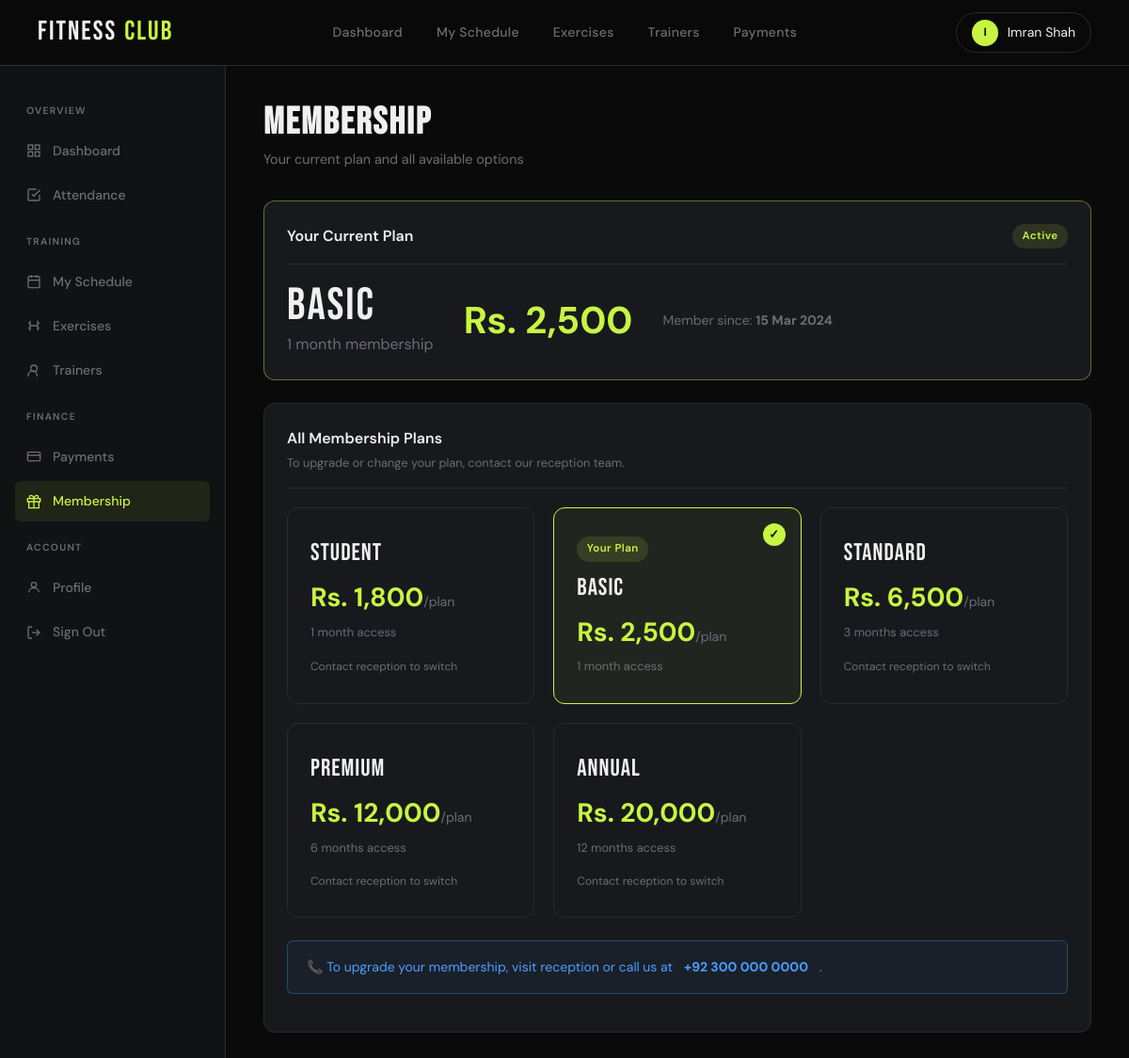
The app's page /user/membership.php (signed in) with its own data.
### tables this page shows
CREATE TABLE `member` (
  `MemberID` int(11) NOT NULL,
  `Name` varchar(100) DEFAULT NULL,
  `Age` int(11) DEFAULT NULL,
  `Gender` varchar(10) DEFAULT NULL,
  `ContactNumber` varchar(20) DEFAULT NULL,
  `Email` varchar(100) DEFAULT NULL,
  `Address` varchar(255) DEFAULT NULL,
  `JoinDate` date DEFAULT NULL,
  `Password` varchar(255) DEFAULT NULL,
  `ProfilePhoto` varchar(255) DEFAULT NULL,
  `MembershipTypeID` int(11) DEFAULT NULL
);

CREATE TABLE `membership` (
  `MembershipTypeID` int(11) NOT NULL,
  `TypeName` varchar(50) DEFAULT NULL,
  `DurationMonths` int(11) DEFAULT NULL,
  `Price` decimal(10,2) DEFAULT NULL
);

### user/membership.php (the view, shortened to what this page needs)
<?php
require_once 'user_db.php';
$uid = $_SESSION['user_id'];
$member = $conn->query("SELECT m.*, mt.TypeName, mt.DurationMonths, mt.Price FROM Member m LEFT JOIN Membership mt ON m.MembershipTypeID = mt.MembershipTypeID WHERE m.MemberID=$uid")->fetch_assoc();
$all_plans = $conn->query("SELECT * FROM Membership ORDER BY Price ASC");
require_once 'user_header.php';
?>
<div class="page-header">
  <h1>MEMBERSHIP</h1>
  <p>Your current plan and all available options</p>
</div>
<div class="card mb-3" style="<?= $member['TypeName'] ? 'border-color:rgba(200,245,66,0.4)' : '' ?>">
  <div class="card-header">
    <div class="card-title">Your Current Plan</div>
    <span class="badge badge-green">Active</span>
  </div>
  <?php if ($member['TypeName']): ?>
  <div style="display:flex;align-items:center;gap:2rem;flex-wrap:wrap;">
    <div>
      <div style="font-family:var(--font-display);font-size:3rem;letter-spacing:2px;line-height:1;margin-bottom:0.25rem;"><?= htmlspecialchars($member['TypeName']) ?></div>
      <div class="text-muted"><?= $member['DurationMonths'] ?> month<?= $member['DurationMonths'] > 1 ? 's' : '' ?> membership</div>
    </div>
    <div style="font-size:2.5rem;font-weight:700;color:var(--lime);">Rs. <?= number_format($member['Price']) ?></div>
    <div class="text-sm text-muted">
      <div>Member since: <strong><?= date('d M Y', strtotime($member['JoinDate'])) ?></strong></div>
    </div>
  </div>
  <?php else: ?>
  <p class="text-muted">No membership plan assigned. Contact reception to get a plan assigned.</p>
  <?php endif; ?>
</div>
<div class="card">
  <div class="card-header">
    <div>
      <div class="card-title">All Membership Plans</div>
      <div class="card-subtitle">To upgrade or change your plan, contact our reception team.</div>
    </div>
  </div>
  <div class="plan-grid">
    <?php while ($p = $all_plans->fetch_assoc()):
      $is_current = ($p['MembershipTypeID'] == $member['MembershipTypeID']);
    ?>
    <div class="plan-card <?= $is_current ? 'selected' : '' ?>">
      <?php if ($is_current): ?>
        <div class="badge badge-green mb-1">Your Plan</div>
      <?php endif; ?>
      <div class="plan-name"><?= htmlspecialchars($p['TypeName']) ?></div>
      <div class="plan-price">Rs. <?= number_format($p['Price']) ?><span>/plan</span></div>
      <div class="plan-duration"><?= $p['DurationMonths'] ?> month<?= $p['DurationMonths'] > 1 ? 's' : '' ?> access</div>
      <?php if (!$is_current): ?>
      <div class="text-xs text-muted mt-2">Contact reception to switch</div>
      <?php endif; ?>
    </div>
    <?php endwhile; ?>
  </div>
  <div class="alert alert-info mt-3">
    📞 To upgrade your membership, visit reception or call us at <strong>+92 300 000 0000</strong>.
  </div>
</div>
<?php require_once 'user_footer.php'; ?>

### user/style.css (style rules this page uses)
:root { --black: #0a0a0a; --dark: #111214; --card: #18191d; --border: #2a2b30; --lime: #c8f542; --lime-dim: #9bbf28; --white: #f0f0f0; --muted: #6b6d76; --red: #ff4545; --orange: #ff8c42; --blue: #4a9eff; --radius: 12px; --radius-sm: 6px; --font-display: 'Bebas Neue', sans-serif; --font-body: 'DM Sans', sans-serif; --font-mono: 'DM Mono', monospace; }
*, *::before, *::after { box-sizing: border-box; margin: 0; padding: 0; }
html { scroll-behavior: smooth; }
body { font-family: var(--font-body); background: var(--black); color: var(--white); line-height: 1.6; min-height: 100vh; }
.card { background: var(--card); border: 1px solid var(--border); border-radius: var(--radius); padding: 1.5rem; }
.card-header { display: flex; align-items: center; justify-content: space-between; margin-bottom: 1.25rem; padding-bottom: 1rem; border-bottom: 1px solid var(--border); }
.card-title { font-size: 1rem; font-weight: 600; color: var(--white); }
.card-subtitle { font-size: 0.8rem; color: var(--muted); margin-top: 0.2rem; }
.badge { display: inline-flex; align-items: center; padding: 0.25rem 0.65rem; border-radius: 99px; font-size: 0.72rem; font-weight: 600; letter-spacing: 0.04em; white-space: nowrap; }
.badge-green { background: rgba(200,245,66,0.12); color: var(--lime); }
.alert { padding: 1rem 1.25rem; border-radius: var(--radius-sm); margin-bottom: 1rem; display: flex; align-items: flex-start; gap: 0.75rem; font-size: 0.875rem; border: 1px solid; }
.alert-info { background: rgba(74,158,255,0.06); border-color: rgba(74,158,255,0.3); color: var(--blue); }
.page-header { margin-bottom: 2rem; }
.page-header h1 { font-family: var(--font-display); font-size: 2.5rem; letter-spacing: 2px; color: var(--white); line-height: 1; }
.page-header p { color: var(--muted); margin-top: 0.5rem; font-size: 0.9rem; }
.plan-grid { display: grid; grid-template-columns: repeat(auto-fill, minmax(220px, 1fr)); gap: 1.25rem; }
.plan-card { background: var(--card); border: 1px solid var(--border); border-radius: var(--radius); padding: 1.75rem 1.5rem; position: relative; cursor: pointer; transition: all 0.2s; }
.plan-card:hover, .plan-card.selected { border-color: var(--lime); }
.plan-card.selected { background: rgba(200,245,66,0.05); }
.plan-card.selected::after { content: '✓'; position: absolute; top: 1rem; right: 1rem; width: 24px; height: 24px; border-radius: 50%; background: var(--lime); color: var(--black); display: flex; align-items: center; justify-content: center; font-size: 0.8rem; font-weight: 700; }
.plan-name { font-family: var(--font-display); font-size: 1.6rem; letter-spacing: 1px; margin-bottom: 0.25rem; }
.plan-price { font-size: 1.75rem; font-weight: 700; color: var(--lime); margin-bottom: 0.25rem; }
.plan-price span { font-size: 0.875rem; color: var(--muted); font-weight: 400; }
.plan-duration { font-size: 0.8rem; color: var(--muted); }
.text-muted { color: var(--muted); }
.text-sm { font-size: 0.875rem; }
.text-xs { font-size: 0.75rem; }
.mt-2 { margin-top: 1rem; }
.mt-3 { margin-top: 1.5rem; }
.mb-1 { margin-bottom: 0.5rem; }
.mb-3 { margin-bottom: 1.5rem; }

### records on screen
member: MembershipTypeID.TypeName "Basic", MembershipTypeID.DurationMonths "1", MembershipTypeID.Price "2,500", JoinDate "15 Mar 2024"
membership: TypeName "Student", Price "1,800", DurationMonths "1", shows "Contact reception to switch"
membership: shows "Your Plan", TypeName "Basic", Price "2,500", DurationMonths "1"
membership: TypeName "Standard", Price "6,500", DurationMonths "3", shows "Contact reception to switch"
membership: TypeName "Premium", Price "12,000", DurationMonths "6", shows "Contact reception to switch"
membership: TypeName "Annual", Price "20,000", DurationMonths "12", shows "Contact reception to switch"

### other values on screen
$initials "I"
$_SESSION['user_name'] "Imran Shah"
